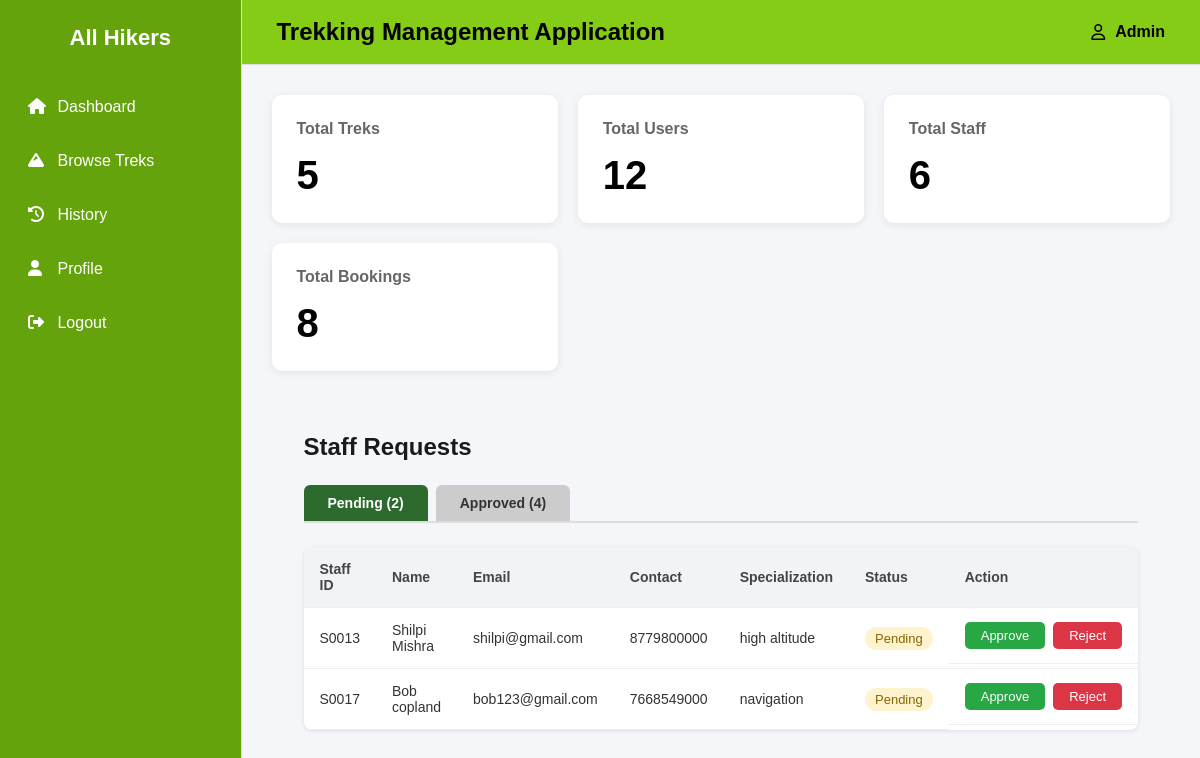
/admin_dashboard/staff, run on an earlier commit of the app's database.
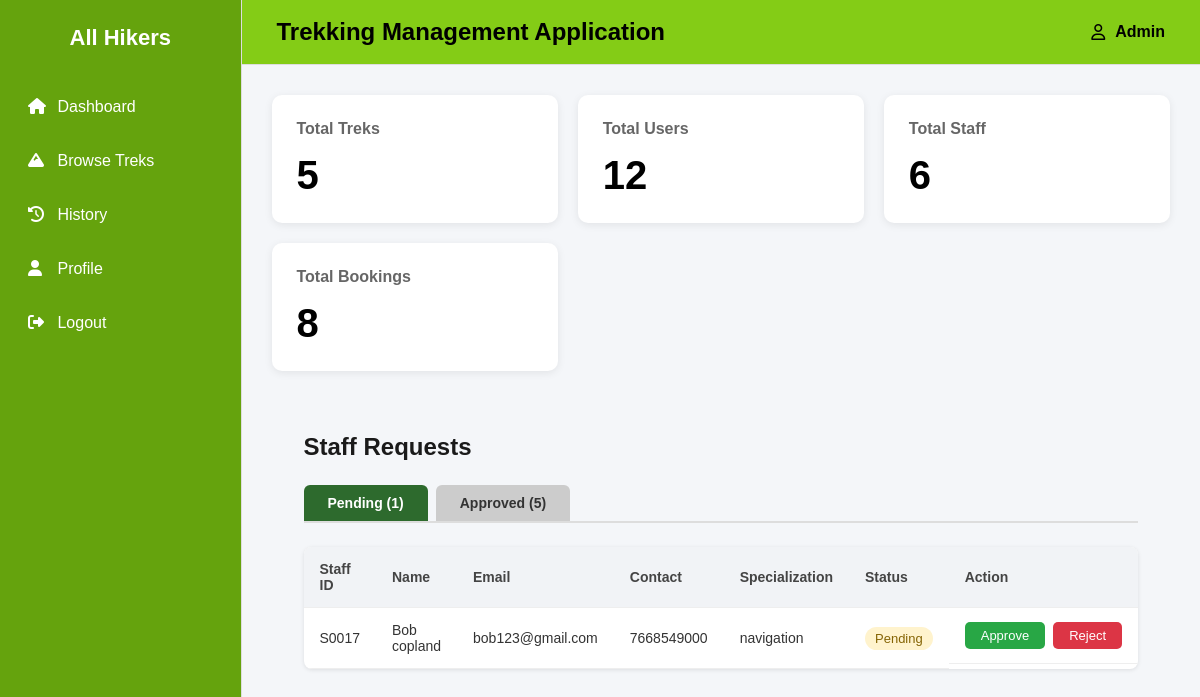
And on a later commit of the database.
### backend/models.py (models this page shows)
class Users(db.Model):
    __tablename__="users"
    id=db.Column(db.Integer,primary_key=True)
    role=db.Column(db.Integer,default=1)
    username=db.Column(db.String,nullable=False)
    password=db.Column(db.String,nullable=False)
    email=db.Column(db.String,nullable=False)
    address=db.Column(db.String,nullable=False)
    full_name=db.Column(db.String,nullable=False)
    pin_code=db.Column(db.String,nullable=False)
    is_approved = db.Column(db.Boolean, default=True)  # True for normal users
    booking=db.relationship("Booking",cascade="all,delete",backref="users",lazy=True) #User can access all of his bookings

class Staff_profile(db.Model):
    __tablename__="staff_profile"
    id=db.Column(db.Integer,primary_key=True)
    name=db.Column(db.String,nullable=False)
    user_id=db.Column(db.Integer, db.ForeignKey("users.id"),nullable=False)
    phone=db.Column(db.String,nullable=False)
    joined_at=db.Column(db.Date,nullable=False)
    experience_years=db.Column(db.Integer,nullable=False)
    specialization=db.Column(db.String,nullable=False)
    trek=db.relationship("Trek",cascade="all,delete",backref="staff_profile",lazy=True) #Staff profile can access its treks

### backend/controllers.py (the view)
@auth_bp.route('/admin_dashboard/staff')
def staff():
    total_treks = Trek.query.count()
    total_users = Users.query.count()
    total_staff = Staff_profile.query.count()
    total_bookings = Booking.query.count()
    active_tab = request.args.get('tab', 'pending')
    pending_staff = db.session.query(Users, Staff_profile).join(
        Staff_profile, Staff_profile.user_id == Users.id
    ).filter(Users.role == 2, Users.is_approved == False).all()
    approved_staff = db.session.query(Users, Staff_profile).join(
        Staff_profile, Staff_profile.user_id == Users.id
    ).filter(Users.role == 2, Users.is_approved == True).all()
    return render_template('approve_staff.html',pending_staff=pending_staff,approved_staff=approved_staff,active_tab=active_tab,
                           total_treks=total_treks,total_users=total_users,total_staff=total_staff,total_bookings=total_bookings)

### templates/approve_staff.html (shortened to what this page needs)
{% extends "base.html" %}
{% block content %}
<link rel="stylesheet" href="{{ url_for('static', filename='css/approve_staff.css') }}">
<div class="staff-container">
    <h2 class="staff-title">Staff Requests</h2>
    <div class="tab-bar">
        <a href="{{ url_for('auth.staff', tab='pending') }}"
           class="tab-btn {{ 'tab-active' if active_tab == 'pending' else 'tab-inactive' }}">
            Pending ({{ pending_staff|length }})
        </a>
        <a href="{{ url_for('auth.staff', tab='approved') }}"
           class="tab-btn {{ 'tab-active' if active_tab == 'approved' else 'tab-inactive' }}">
            Approved ({{ approved_staff|length }})
        </a>
    </div>
    {% if active_tab == 'pending' %}
        {% if pending_staff %}
        <table class="staff-table">
            <thead>
                <tr>
                    <th>Staff ID</th>
                    <th>Name</th>
                    <th>Email</th>
                    <th>Contact</th>
                    <th>Specialization</th>
                    <th>Status</th>
                    <th>Action</th>
                </tr>
            </thead>
            <tbody>
                {% for user, profile in pending_staff %}
                <tr>
                    <td>S00{{ user.id }}</td>
                    <td>{{ profile.name }}</td>
                    <td>{{ user.email }}</td>
                    <td>{{ profile.phone }}</td>
                    <td>{{ profile.specialization }}</td>
                    <td><span class="badge badge-pending">Pending</span></td>
                    <td class="action-cell">
                        <a href="{{ url_for('auth.approve_staff', user_id=user.id) }}"
                           class="btn btn-approve">Approve</a>
                        <a href="{{ url_for('auth.reject_staff', user_id=user.id) }}"
                           class="btn btn-reject">Reject</a>
                    </td>
                </tr>
                {% endfor %}
            </tbody>
        </table>
        {% else %}
        <p class="empty-msg">No pending staff requests.</p>
        {% endif %}
    {% endif %}
</div>
{% endblock %}

What changed in the data, as far as the page shows it:
no longer on this page (row edited): Users: id "13", name "Shilpi Mishra", email "shilpi@gmail.com", phone "8779800000", specialization "high altitude"
Also different on the page:
{{ pending_staff|length }}: "2" → "1"
{{ approved_staff|length }}: "4" → "5"
